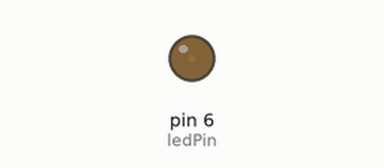
This sketch was run on a simulated Arduino Uno, built with avr-gcc and run on an emulated ATmega328P. On the bench: output pins drawn as LEDs (lit = HIGH).

Above: at 0.05 s.
At 2.15 s:
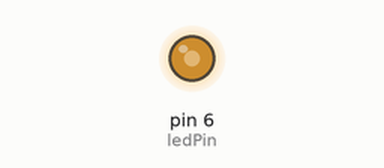
At 3.45 s:
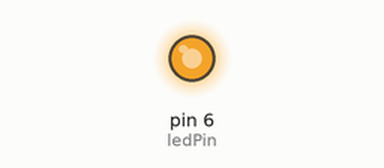
At 6.9 s:
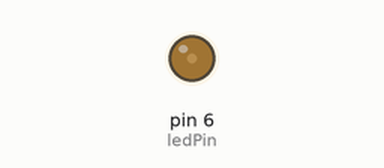
Timing chart, 0 to 10.0 s (numbered marks = the images above):
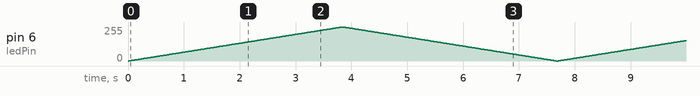

The sketch:

analogicWrite.ino
```cpp
int brillo = 0;
int ledPin = 6;
void setup() {
  pinMode(ledPin, OUTPUT);
  digitalWrite(11, HIGH);

}

void loop() {
  for (brillo = 0; brillo < 256; brillo ++) {
    analogWrite(ledPin, brillo);
    delay(15);
  }
  for (brillo = 255; brillo >= 0; brillo --) {
    analogWrite(ledPin, brillo);
    delay(15);
  }
}
```
